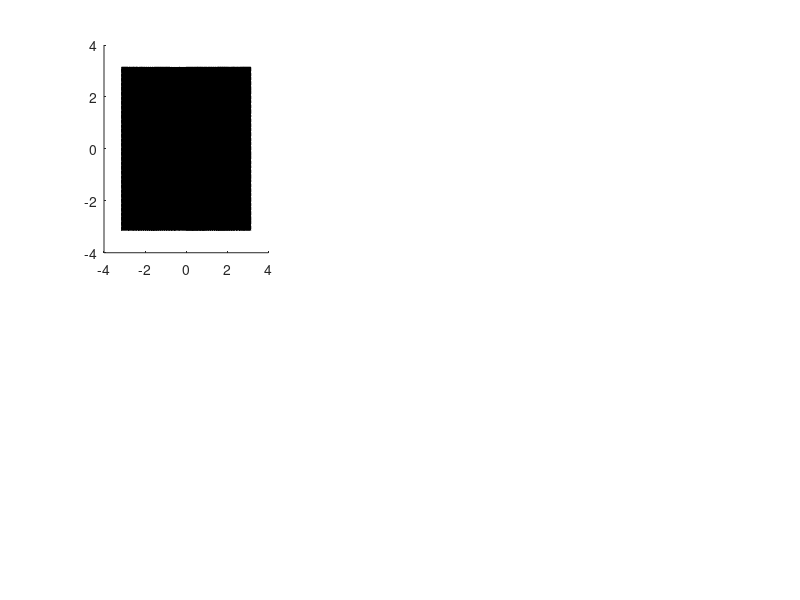

Source code (MATLAB): (Note: this script raises an error after producing the figure.)
% Figure 8. Energy manifolds $\Sigma_j$, $j \in \{1,2,3\}$ viewed from 
% the side (top row), and from the top (bottom row). This last view 
% reveals holes in $\Sigma_3$, but not in $\Sigma_1$ and $\Sigma_2$.

clear; close all;
addpath tools;

N = 128;
x = 2*pi*(-N/2:N/2)/N;
[X,Y,T] = meshgrid(x);  % Mesh for the 3-torus

% Plot all values such that S = 0.
% Numerically we plot all values such that
% -riv <= S <= riv, wirth riv (range of isovalues)
% a small number close to 0.
riv = 1e-14;    % Range of isovalues
number_iv = 11; % Number of isovalues

figure(8)
set(gcf,'Position',[353 257 1299 739])

subplot(2,3,1)
S = 0.5*cos(X)-sin(T);
for iv = linspace(-riv,riv,number_iv)    
    p = patch(isosurface(X,Y,T,S,iv));
    p.EdgeColor='none';
    p.FaceColor = [5/255,48/255,97/255];
    hold on
end
disp('Plot 1/6 Generated')
axis([-pi pi -pi pi -pi pi])
xlabel('x_1','FontSize',14)
ylabel('x_2','FontSize',14)
zlabel('\eta','FontSize',14)
camlight('right')
lighting gouraud
grid on
view([22.9427,15.9842])
title('$\Sigma_1$','Interpreter','latex','FontSize',16)

subplot(2,3,2)
S = 0.45*(cos(X-2*Y) + sin(2*Y)) - sin(T);
for iv = linspace(-riv,riv,number_iv)
    p = patch(isosurface(X,Y,T,S,iv));
    p.EdgeColor='none';
    p.FaceColor = [5/255,48/255,97/255];
    hold on
end
disp('Plot 2/6 Generated')
axis([-pi pi -pi pi -pi pi])
xlabel('x_1','FontSize',14)
ylabel('x_2','FontSize',14)
zlabel('\eta','FontSize',14)
lightangle(45,45)
lighting gouraud
grid on
view([22.9427,15.9842])
title('$\Sigma_2$','Interpreter','latex','FontSize',16)

subplot(2,3,3)
S = 0.55*(cos(X-2*Y) + sin(2*Y)) - sin(T);
for iv = linspace(-riv,riv,number_iv)
    p = patch(isosurface(X,Y,T,S,iv));
    p.EdgeColor='none';
    p.FaceColor = [5/255,48/255,97/255];
    hold on
end
disp('Plot 3/6 Generated')
axis([-pi pi -pi pi -pi pi])
xlabel('x_1','FontSize',14)
ylabel('x_2','FontSize',14)
zlabel('\eta','FontSize',14)
lightangle(45,45)
grid on
view([22.9427,15.9842])
title('$\Sigma_3$','Interpreter','latex','FontSize',16)

subplot(2,3,4)
S = 0.5*cos(X)-sin(T);
for iv = linspace(-riv,riv,number_iv)
    p = patch(isosurface(X,Y,T,S,iv));
    p.EdgeColor='none';
    p.FaceColor = [5/255,48/255,97/255];
    hold on
end
disp('Plot 4/6 Generated')
axis([-pi pi -pi pi -pi pi])
xlabel('x_1','FontSize',14)
ylabel('x_2','FontSize',14)
zlabel('\eta','FontSize',14)
camlight('right')
lighting gouraud
grid on
view([0,90])
title('$\Sigma_1$','Interpreter','latex','FontSize',16)

subplot(2,3,5)
S = 0.45*(cos(X-2*Y) + sin(2*Y)) - sin(T);
for iv = linspace(-riv,riv,number_iv)
    p = patch(isosurface(X,Y,T,S,iv));
    p.EdgeColor='none';
    p.FaceColor = [5/255,48/255,97/255];
    hold on
end
disp('Plot 5/6 Generated')
axis([-pi pi -pi pi -pi pi])
xlabel('x_1','FontSize',14)
ylabel('x_2','FontSize',14)
zlabel('\eta','FontSize',14)
camlight
lighting gouraud
grid on
view([0,90])
title('$\Sigma_2$','Interpreter','latex','FontSize',16)

subplot(2,3,6)
S = 0.55*(cos(X-2*Y) + sin(2*Y)) - sin(T);
for iv = linspace(-riv,riv,number_iv)
    p = patch(isosurface(X,Y,T,S,iv));
    p.EdgeColor='none';
    p.FaceColor = [5/255,48/255,97/255];
    hold on
end
disp('Plot 6/6 Generated')
axis([-pi pi -pi pi -pi pi])
xlabel('x_1','FontSize',14)
ylabel('x_2','FontSize',14)
zlabel('\eta','FontSize',14)
camlight
lighting gouraud
grid on
view([0,90])
title('$\Sigma_3$','Interpreter','latex','FontSize',16)
